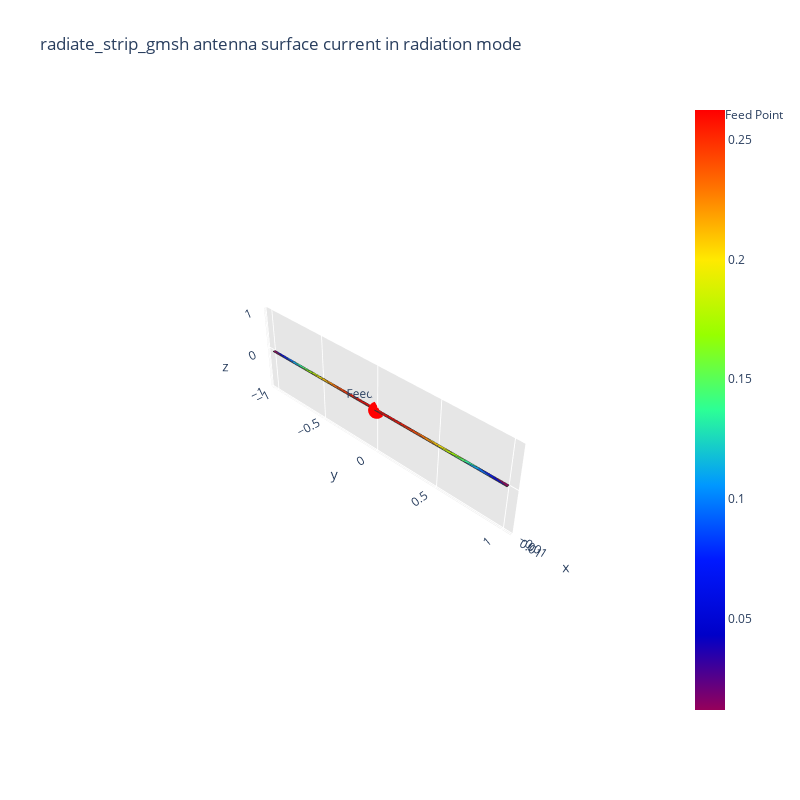
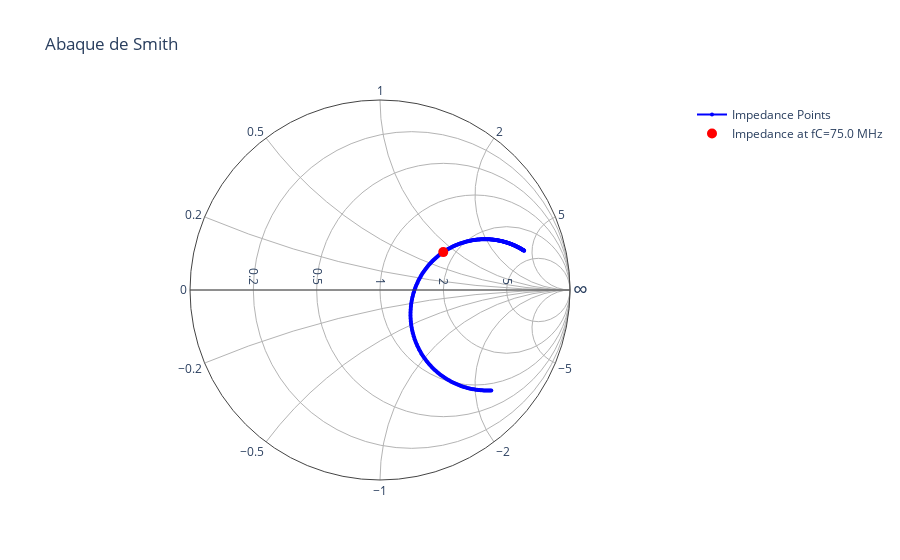

Write notebook code for charts like these, in order.
### Markdown cell above
impedance, current_strip = radiation_algorithm(radiate_strip_mat_gmsh, 75e6, feed_point)

### Code cell
f_resonance, s11_db, R_res, X_res = frequency_sweep(radiate_strip_mat_gmsh, 60e6, 75e6, 90e6, feed_point)
plot_s11_curve(s11_db, 60e6, 90e6)

### Figure 1 — Plotly figure (JSON) as saved in the notebook; plotly's stock layout.template omitted (floating-point values rounded to 4 significant figures; data arrays with more than 128 entries replaced by an {"elided": "..."} marker saying what was removed)
{"data": [{"facecolor": ["rgb(150, 0, 90)", "rgb(4, 162, 245)", "rgb(255, 199, 0)", "rgb(255, 234, 0)", "rgb(155, 254, 0)", "rgb(155, 254, 0)", "rgb(255, 199, 0)", "rgb(41, 247, 158)", "rgb(255, 68, 0)", "rgb(0, 18, 239)", "rgb(255, 50, 0)", "rgb(150, 0, 90)", "rgb(255, 23, 0)", "rgb(78, 255, 103)", "rgb(255, 13, 0)", "rgb(0, 108, 255)", "rgb(255, 2, 0)", "rgb(4, 161, 245)", "rgb(255, 0, 0)", "rgb(191, 247, 0)", "rgb(255, 137, 0)", "rgb(255, 110, 0)", "rgb(255, 2, 0)", "rgb(255, 68, 0)", "rgb(255, 23, 0)", "rgb(255, 50, 0)", "rgb(0, 5, 212)", "rgb(255, 13, 0)", "rgb(255, 0, 0)", "rgb(255, 9, 0)", "rgb(255, 110, 0)", "rgb(0, 5, 212)", "rgb(255, 137, 0)", "rgb(255, 9, 0)", "rgb(255, 234, 0)", "rgb(0, 18, 239)", "rgb(191, 247, 0)", "rgb(0, 108, 255)", "rgb(78, 255, 103)", "rgb(41, 247, 158)"], "i": [4, 40, 27, 26, 38, 25, 37, 24, 36, 23, 35, 3, 35, 20, 34, 22, 33, 21, 33, 19, 18, 17, 31, 16, 30, 15, 2, 14, 13, 32, 36, 41, 37, 12, 37, 41, 38, 41, 39, 40], "j": [0, 5, 28, 27, 6, 26, 8, 25, 10, 24, 10, 23, 11, 25, 11, 24, 11, 24, 12, 26, 28, 28, 14, 17, 15, 16, 23, 15, 14, 13, 9, 0, 9, 13, 7, 4, 7, 5, 6, 6], "k": [1, 6, 18, 18, 7, 19, 9, 20, 35, 22, 11, 2, 34, 19, 33, 21, 12, 20, 32, 18, 17, 29, 30, 29, 29, 29, 22, 30, 31, 31, 10, 4, 36, 32, 8, 5, 37, 40, 38, 39], "name": "", "type": "mesh3d", "x": [-0.01, 0.01, 0.01, -0.01, 0.01, 0.01, 0.01, 0.01, 0.01, 0.01, 0.01, 0.01, 0.01, 0.01, 0.01, 0.01, 0.01, 0.01, 0.01, 0.01, 0.01, 0.01, 0.01, -0.01, -0.01, -0.01, -0.01, -0.01, -0.01, -0.01, -0.01, -0.01, -0.01, -0.01, -0.01, -0.01, -0.01, -0.01, -0.01, -0.01, -0.01, -0.01], "y": [-1, -1, 1, 1, -0.9, -0.8, -0.7, -0.6, -0.5, -0.4, -0.3, -0.2, -0.1, 0, 0.1, 0.2, 0.3, 0.4, 0.5, 0.6, 0.7, 0.8, 0.9, 0.9, 0.8, 0.7, 0.6, 0.5, 0.4, 0.3, 0.2, 0.1, 0, -0.1, -0.2, -0.3, -0.4, -0.5, -0.6, -0.7, -0.8, -0.9], "z": [0, 0, 0, 0, 0, 0, 0, 0, 0, 0, 0, 0, 0, 0, 0, 0, 0, 0, 0, 0, 0, 0, 0, 0, 0, 0, 0, 0, 0, 0, 0, 0, 0, 0, 0, 0, 0, 0, 0, 0, 0, 0]}, {"line": {"color": "rgb(50, 50, 50)", "width": 1.5}, "mode": "lines", "showlegend": false, "type": "scatter3d", "x": {"elided": "200 float values"}, "y": {"elided": "200 float values"}, "z": {"elided": "200 int values"}}, {"hoverinfo": "none", "marker": {"color": [0.01177, 0.2624], "colorscale": [[0, "rgb(150, 0, 90)"], [0.125, "rgb(0, 0, 200)"], [0.25, "rgb(0, 25, 255)"], [0.375, "rgb(0, 152, 255)"], [0.5, "rgb(44, 255, 150)"], [0.625, "rgb(151, 255, 0)"], [0.75, "rgb(255, 234, 0)"], [0.875, "rgb(255, 111, 0)"], [1, "rgb(255, 0, 0)"]], "showscale": true, "size": 0.1}, "mode": "markers", "showlegend": false, "type": "scatter3d", "x": [-0.01], "y": [-1], "z": [0]}, {"marker": {"color": "red", "size": 6, "symbol": "circle"}, "mode": "markers+text", "name": "Feed Point", "text": ["Feed Point"], "textposition": "top center", "type": "scatter3d", "x": [0], "y": [0], "z": [0]}], "layout": {"height": 800, "scene": {"aspectratio": {"x": 0.01, "y": 1, "z": 0.3}, "xaxis": {"backgroundcolor": "rgb(230, 230, 230)", "gridcolor": "rgb(255, 255, 255)", "showbackground": true, "zerolinecolor": "rgb(255, 255, 255)"}, "yaxis": {"backgroundcolor": "rgb(230, 230, 230)", "gridcolor": "rgb(255, 255, 255)", "showbackground": true, "zerolinecolor": "rgb(255, 255, 255)"}, "zaxis": {"backgroundcolor": "rgb(230, 230, 230)", "gridcolor": "rgb(255, 255, 255)", "showbackground": true, "zerolinecolor": "rgb(255, 255, 255)"}}, "title": {"text": "radiate_strip_gmsh antenna surface current in radiation mode"}, "width": 800}}

### Figure 2 — Plotly figure (JSON) as saved in the notebook; plotly's stock layout.template omitted (floating-point values rounded to 4 significant figures; data arrays with more than 128 entries replaced by an {"elided": "..."} marker saying what was removed)
{"data": [{"hoverinfo": "text", "imag": {"elided": "300 float values"}, "marker": {"color": "blue", "size": 4}, "mode": "markers+lines", "name": "Impedance Points", "real": {"elided": "300 float values"}, "text": {"elided": "300 str values"}, "type": "scattersmith"}, {"hoverinfo": "text", "imag": [0.8225], "marker": {"color": "red", "size": 10, "symbol": "circle"}, "mode": "markers", "name": "Impedance at fC=75.0 MHz", "real": [1.752], "text": ["Z = 87.597+41.127j at 75.0 MHz"], "type": "scattersmith"}], "layout": {"showlegend": true, "title": {"text": "Abaque de Smith"}}}
